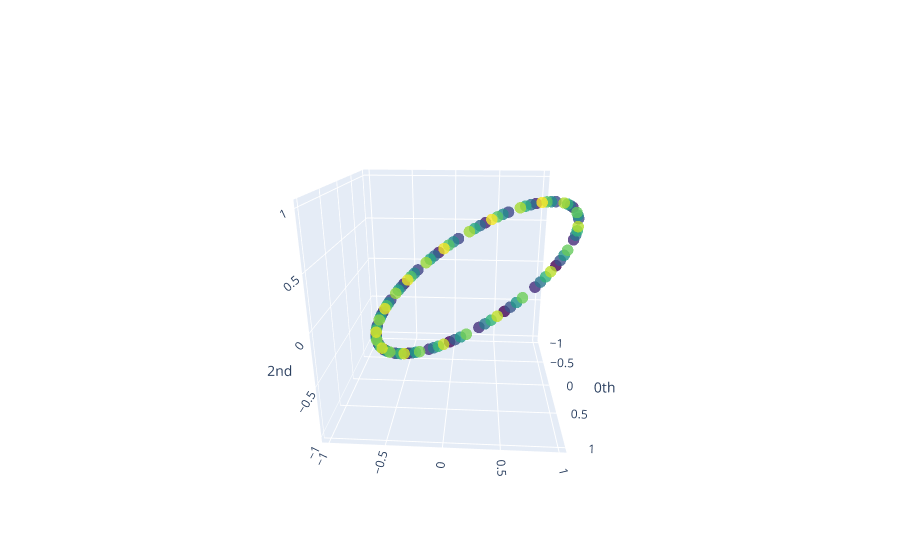

Write notebook code for a chart like this one.
### Markdown cell above
We have gone from a one-dimensional series to a 3-dimensional one, so let's visualise the sliding window embedding as a point cloud:

### Code cell
plot_point_cloud(y_periodic_embedded)
